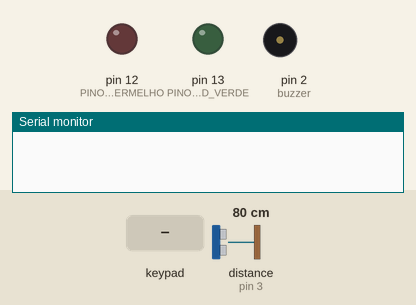
Simulated run of this sketch. Board: Arduino Uno, built with avr-gcc and run on an emulated ATmega328P. On the bench: output pins drawn as LEDs (lit = HIGH), buzzer (waves = sounding), the last lines printed to the serial monitor. Dashed ring = blinking. The test bench sets the inputs (shaded band); at power-on: distance to the obstacle (sensor on pin 3) 80 cm. The echo pulse lasts 58.3 µs per cm; pins used as bus, display or sensor lines are not drawn.

Above: at 1.3 s.
1.4 s: key '#' pressed
At 1.62 s:
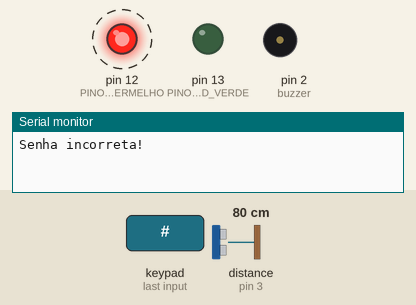
4.4 s: keypad keys 3 0 0 5 # pressed 0.741 s apart
At 10.62 s:
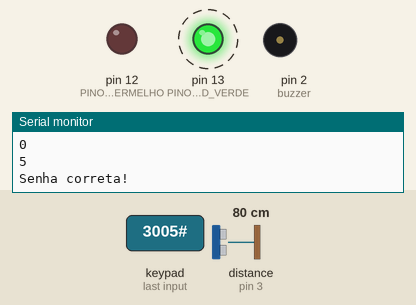
11.1 s: distance to the obstacle (sensor on pin 3) set to 33 cm
12.8 s: distance to the obstacle (sensor on pin 3) set to 27 cm
At 14.8 s:
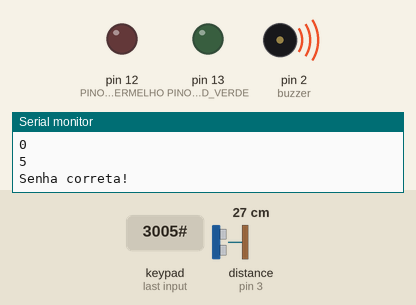
15.1 s: keypad keys 7 6 5 # pressed 0.741 s apart
At 19.67 s:
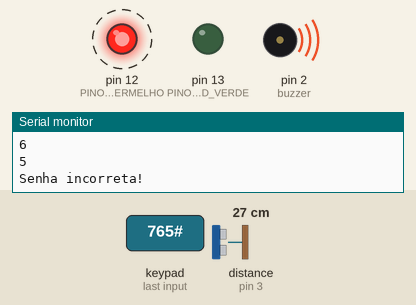
21.1 s: keypad keys 3 0 0 5 # pressed 0.741 s apart
At 27.71 s:
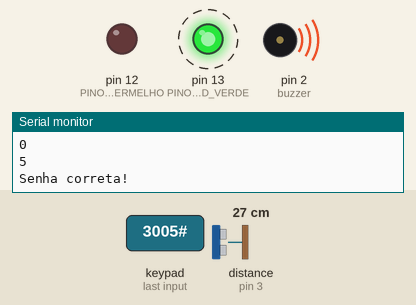
Timing chart, 0 to 28.8 s (numbered marks = the images above; inputs shaded):
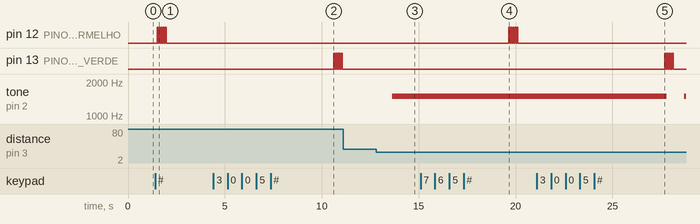

Measured:
- the behaviour switches between 31 and 30 cm on distance to the obstacle (sensor on pin 3) (found by bisection; images 2 and 3)
- after the input at 1.4 s, pin 12 (PINO_LED_VERMELHO): alternates HIGH for 0.05 s and LOW for 0.05 s, 10 changes in all, then stays LOW, starting after 0.12 s
- after the input at 4.4 s, pin 13 (PINO_LED_VERDE): alternates HIGH for 0.05 s and LOW for 0.05 s, starting after 6.2 s
- after the input at 11.1 s, every drawn part: stays the same
- after the input at 12.8 s, tone on pin 2 (buzzer): silent → 1500 Hz after 0.83 s
- after the input at 15.1 s, pin 12 (PINO_LED_VERMELHO): alternates HIGH for 0.05 s and LOW for 0.05 s, 10 changes in all, then stays LOW, starting after 4.6 s
- after the input at 21.1 s, pin 13 (PINO_LED_VERDE): alternates HIGH for 0.05 s and LOW for 0.05 s, 10 changes in all, then stays LOW, starting after 6.6 s; tone on pin 2 (buzzer): 1500 Hz → silent after 6.7 s, → 1500 Hz 0.90 s later

The sketch:

systemEverSafe.ino
```cpp
#include <Ultrasonic.h>
#include <Password.h> // Biblioteca utilizada para controle de senha
#include <Keypad.h> // Biblioteca para controle do teclado de matrizes

#define PINO_LED_VERMELHO 12
#define PINO_LED_VERDE 13

const int echoPin = 3; //pino echo
const int trigPin = 4; //pino trig
 const int buzzer = 2;
const byte LINHAS = 4; // Linhas do teclado
const byte COLUNAS = 3; // Colunas do teclado

int distancia;

Ultrasonic ultrasonic(trigPin,echoPin); // inicilizando os pinos

Password senha = Password( "3005" ); // Senha utilizada para liberacao
const char TECLAS_MATRIZ[LINHAS][COLUNAS] = { // Matriz de caracteres (mapeamento do teclado)
  {'1', '2', '3'},
  {'4', '5', '6'},
  {'7', '8', '9'},
  {'*', '0', '#'}
};

 byte PINOS_LINHAS[LINHAS] = {11,10,9,8}; // Pinos de conexao com as linhas do teclado
 byte PINOS_COLUNAS[COLUNAS] = {7,6,5}; // Pinos de conexao com as colunas do teclado

Keypad teclado_personalizado = Keypad(makeKeymap(TECLAS_MATRIZ), PINOS_LINHAS, PINOS_COLUNAS, LINHAS, COLUNAS); // Inicia teclado

void setup() {

  Serial.begin(9600); // Inicializa serial monitor

  pinMode(PINO_LED_VERMELHO, OUTPUT); // Define pino 10 como saida
  pinMode(PINO_LED_VERDE, OUTPUT); // Define pino 11 como saida
  pinMode(buzzer, OUTPUT);
  pinMode(echoPin, INPUT);
  pinMode(trigPin, OUTPUT);
}

void loop() {
    hcsr04(); // chama o metodo "hcsr04()"

  if(distancia <= 30){// se a distancia entre o objeto e o sensor for menor que 30cm, aciona o alarme
  tone(buzzer,1500);//aciona o buzzer
  }else{
  noTone(buzzer);//caso não, o buzzer permanece desligado
}
char leitura_teclas = teclado_personalizado.getKey(); // Atribui a variavel a leitura do teclado
  if(leitura_teclas){ // Se alguma tecla foi pressionada
    if(leitura_teclas == '#'){ // Se a tecla '#' foi pressionada
      if(senha.evaluate()){ // Verifica se a senha digitada esta correta
        Serial.println("Senha correta!"); // Exibe a mensagem que a senha esta correta
        for(int i = 0; i < 5; i++){ // Pisca o LED 5 vezes rapidamente
          digitalWrite(PINO_LED_VERDE, HIGH);
          delay(50);
          digitalWrite(PINO_LED_VERDE, LOW);
          delay(50);
          noTone(buzzer);
          }
      } else { // Caso a senha esteja incorreta
        Serial.println("Senha incorreta!"); // Exibe a mensagem que a senha esta errada
        for(int i = 0; i < 5; i++){ // Pisca o LED 5 vezes rapidamente
          digitalWrite(PINO_LED_VERMELHO, HIGH);
          delay(50);
          digitalWrite(PINO_LED_VERMELHO, LOW);
          delay(50);

        }
      }
      senha.reset(); // Limpa a variavel senha

    } else { // Caso outra tecla tenha sido pressionada

      Serial.println(leitura_teclas); // Exibe a tecla pressionada
      senha.append(leitura_teclas); // Salva o valor da tecla pressionada na variavel senha

    }
  }

}

void hcsr04(){
digitalWrite(trigPin, LOW);
delayMicroseconds(2);
digitalWrite(trigPin, HIGH);
delayMicroseconds(10);
digitalWrite(trigPin, LOW);
// a funcao ranging faz a conversao de tempo de resposta em centimetros e armazena na variavel distancia
distancia = (ultrasonic.Ranging(CM)); // variavel que armazena o valor da distancia
delay(500);
}
```
